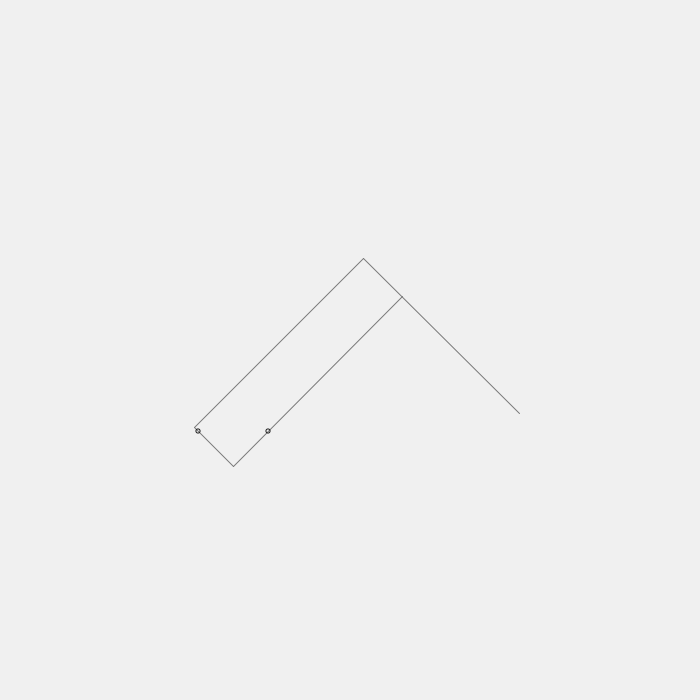
Frame 1 (no input)
Frame 60 (the mouse pressed at the canvas centre just before this capture): identical to frame 1, image omitted
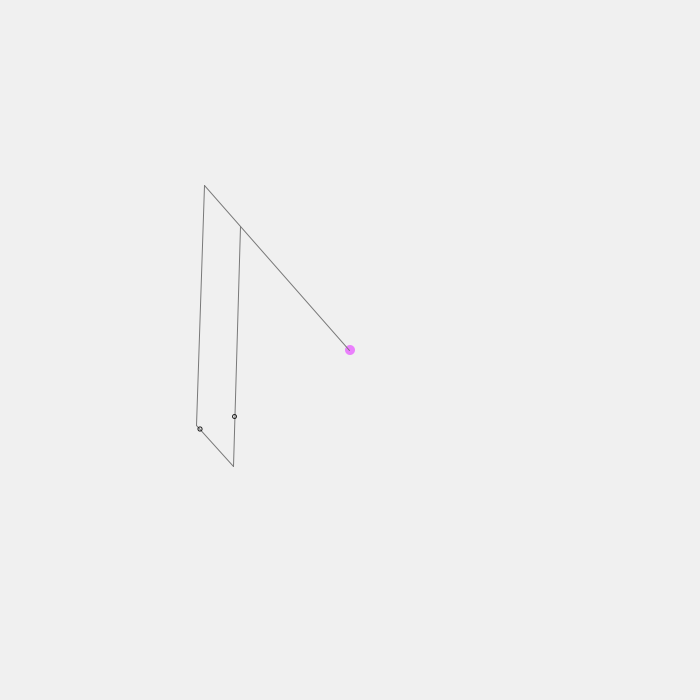
Frame 120 (the mouse held since frame 60 and released just before this capture)

The Processing sketch that drew these frames (run headless with seeded random() and noise(); from frame 60 on, the mouse is pressed at the canvas centre):

// Processing sketch: robot_arm_ik_demo
// ── robot_arm_ik_demo.pde
RobotArm robotArm;

void setup()
{
  size(700, 700);
  robotArm = new RobotArm(55, 240, 220);
}

void draw()
{
  pushMatrix();
  translate(width / 3, height / 1.5);
  background(240);

  if (mousePressed)
  {
    robotArm.moveArmTowards(mouseX - width / 3, mouseY - height / 1.5);
    fill(#EA80FC);
    noStroke();
    ellipse(mouseX - width / 3, mouseY - height / 1.5, 10, 10);
  }

  robotArm.update();
  robotArm.show();

  popMatrix();
}

class Motor
{
  float stepAngle, lowerConstraint, upperConstraint;
  float rotationalPos = 0;
  int stepDirection = 1;

  Motor(float stepAngle_, boolean reverseDirection)
  {
    stepAngle = stepAngle_;
    if (reverseDirection)
    {
      stepDirection = -1;
    }
    lowerConstraint = -PI;
    upperConstraint = PI;
  }

  void show()
  {
    stroke(30);
    noFill();
    pushMatrix();
    rotate(rotationalPos);
    ellipse(50, 0, 4, 4);
    popMatrix();
  }

  void step(boolean forwardDirection)
  {
    int direction = forwardDirection ? 1 : -1;
    if (rotationalPos + stepAngle * stepDirection * direction > lowerConstraint && rotationalPos + stepAngle * stepDirection * direction < upperConstraint)
    { 
      rotationalPos += stepAngle * stepDirection * direction;
    }
  }

  void setRotation(float angle)
  {
    rotationalPos = angle;
  }

  float getRotation()
  {
    return rotationalPos;
  }

  float getMinimumStep()
  {
    return stepAngle;
  }

  void setConstraints(float lowerConstraint_, float upperConstraint_)
  {
    lowerConstraint = lowerConstraint_;
    upperConstraint = upperConstraint_;
  }
}

class RobotArm
{
  /* Schemactics of the arm:
   * In the origin, two stepper motors are each connected with either side A or B.
   * Through the parallelogrammatic structure the tip can be directed
   * to any point in reach just by adjusting the two motors.
   *
   *      D
   *  +---+---> tip
   *  |   |
   * C|   |B
   *  |   |
   *  +---x
   *    A
   *
   * x: origin
   * +: joint
   */

  Motor motorA, motorB; // left side and right side motors
  PVector segA, segB, segC, segD; // forming a parallelogram
  float relD; // relative length of the D Segment to the A segment

  RobotArm(float segALength, float segBLength, float segDLength)
  {
    segA = new PVector(0, segALength);
    segB = new PVector(0, segBLength);
    relD = segDLength / segALength;
    initMotors();
  }

  void initMotors()
  {
    motorA = new Motor(TWO_PI / 200, false);
    motorB = new Motor(TWO_PI / 200, false);
    motorA.setRotation(-PI * 0.75);
    motorB.setRotation(-HALF_PI / 2);
    motorA.setConstraints(-PI * 1.25, -HALF_PI);
    motorB.setConstraints(-2.8, 0);
  }

  void update()
  {
    segA.rotate(motorA.getRotation() - segA.heading());
    segB.rotate(motorB.getRotation() - segB.heading());
    segC = PVector.add(segA, segB);
    segD = PVector.add(segC, segA.copy().mult(-relD));
  }

  void show()
  {
    stroke(120);
    noFill();
    line(0, 0, segA.x, segA.y);
    line(0, 0, segB.x, segB.y);
    line(segA.x, segA.y, segC.x, segC.y);
    line(segC.x, segC.y, segD.x, segD.y);

    motorA.show();
    motorB.show();
  }

  void moveArmTowards(float posX, float posY)
  { 
    PVector reachTo = new PVector(posX, posY); 

    // Scale target point into the reach of the arm from the origin, if it is too fart or short:
    if (reachTo.mag() > segB.mag() + PVector.dist(segB, segD))
    {
      reachTo.mult((segB.mag() + PVector.dist(segB, segD)) / reachTo.mag() * 0.999);
    } else if (reachTo.mag() < segB.mag() - PVector.dist(segB, segD))
    {
      reachTo.mult((segB.mag() - PVector.dist(segB, segD)) / reachTo.mag() * 1.001);
    }

    /* Inverse Kinematics:
     To know how both motors need to be rotated, the program calcules two distinct angles.
     First, the angle of Segment B can be calculated by finding the position
     from which the target is exactly the distance of the outer limb of Segment D away.
     Mathematicaly the calculation finds the intersection between a circle of the radius of Seg B around the origin
     and a circle with the radius of the outer limb reach of Seg D around the target.
     I couldn't find better names for the variables. */

    // Distance from the Seg B circle to the center of both intersections and distance from center to intersection:
    float circleA = (sq(segB.mag()) - sq(PVector.dist(segB, segD)) + sq(reachTo.mag())) / (2 * reachTo.mag());
    float circleH = sqrt(sq(segB.mag()) - sq(circleA));

    // the center between both intersection points:
    float circlePx = circleA * reachTo.x / reachTo.mag();   
    float circlePy = circleA * reachTo.y / reachTo.mag(); 

    // left intersection point, the one we need to know, where Seg B has to roatate:
    float circleIx = circlePx + circleH * reachTo.y / reachTo.mag();
    float circleIy = circlePy - circleH * reachTo.x / reachTo.mag();

    /* The second angle (targetA) corresponds with the negative Vector
     between the intersection point and the target point: */
    PVector targetA = PVector.sub(reachTo, new PVector(circleIx, circleIy)).mult(-1);
    PVector targetB = new PVector(circleIx, circleIy);

    /* For motor A and B there is similar code following.
     The offset helps to deal with the problem of a rotation, that jumps from -Pi to Pi.
     So instead of making a full rotation in the wrong direction, offset aids the comparison.
     The next condition checks if the target is within the half of the step angle
     so that the arm doesn't osciallate around the target because it never can reach it. */

    float offsetA = targetA.heading() - PI > motorA.getRotation() ? -TWO_PI : 0;
    if (sq(targetA.heading() + offsetA - motorA.getRotation()) > sq(motorA.getMinimumStep() / 2))
    {
      motorA.step(targetA.heading() + offsetA < motorA.getRotation() ? false : true);
    }
    float offsetB = targetB.heading() - PI > motorB.getRotation() ? -TWO_PI : 0;
    if (sq(targetB.heading() + offsetB - motorB.getRotation()) > sq(motorB.getMinimumStep() / 2))
    {
      motorB.step(targetB.heading() + offsetB < motorB.getRotation() ? false : true);
    }
  }
}
